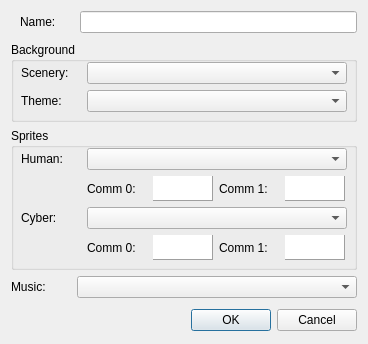
<?xml version="1.0" encoding="UTF-8"?>
<ui version="4.0">
 <class>MapSettings</class>
 <widget class="QDialog" name="MapSettings">
  <property name="geometry">
   <rect>
    <x>0</x>
    <y>0</y>
    <width>368</width>
    <height>344</height>
   </rect>
  </property>
  <property name="minimumSize">
   <size>
    <width>360</width>
    <height>0</height>
   </size>
  </property>
  <property name="windowTitle">
   <string>Dialog</string>
  </property>
  <layout class="QVBoxLayout" name="verticalLayout">
   <item>
    <widget class="QWidget" name="widget" native="true">
     <layout class="QFormLayout" name="formLayout">
      <property name="horizontalSpacing">
       <number>0</number>
      </property>
      <property name="topMargin">
       <number>0</number>
      </property>
      <property name="rightMargin">
       <number>0</number>
      </property>
      <property name="bottomMargin">
       <number>0</number>
      </property>
      <item row="0" column="0">
       <widget class="QLabel" name="lblName">
        <property name="sizePolicy">
         <sizepolicy hsizetype="Fixed" vsizetype="Preferred">
          <horstretch>0</horstretch>
          <verstretch>0</verstretch>
         </sizepolicy>
        </property>
        <property name="minimumSize">
         <size>
          <width>60</width>
          <height>0</height>
         </size>
        </property>
        <property name="maximumSize">
         <size>
          <width>60</width>
          <height>16777215</height>
         </size>
        </property>
        <property name="text">
         <string>Name:</string>
        </property>
       </widget>
      </item>
      <item row="0" column="1">
       <widget class="QLineEdit" name="name"/>
      </item>
     </layout>
    </widget>
   </item>
   <item>
    <widget class="QGroupBox" name="grpBackground">
     <property name="title">
      <string>Background</string>
     </property>
     <layout class="QFormLayout" name="formLayout_2">
      <property name="leftMargin">
       <number>7</number>
      </property>
      <property name="topMargin">
       <number>0</number>
      </property>
      <property name="rightMargin">
       <number>7</number>
      </property>
      <property name="bottomMargin">
       <number>7</number>
      </property>
      <item row="0" column="0">
       <widget class="QLabel" name="lblScenery">
        <property name="sizePolicy">
         <sizepolicy hsizetype="Fixed" vsizetype="Preferred">
          <horstretch>0</horstretch>
          <verstretch>0</verstretch>
         </sizepolicy>
        </property>
        <property name="minimumSize">
         <size>
          <width>60</width>
          <height>0</height>
         </size>
        </property>
        <property name="maximumSize">
         <size>
          <width>60</width>
          <height>16777215</height>
         </size>
        </property>
        <property name="text">
         <string>Scenery:</string>
        </property>
       </widget>
      </item>
      <item row="0" column="1">
       <widget class="QComboBox" name="scenery"/>
      </item>
      <item row="1" column="0">
       <widget class="QLabel" name="lblTheme">
        <property name="sizePolicy">
         <sizepolicy hsizetype="Fixed" vsizetype="Preferred">
          <horstretch>0</horstretch>
          <verstretch>0</verstretch>
         </sizepolicy>
        </property>
        <property name="minimumSize">
         <size>
          <width>60</width>
          <height>0</height>
         </size>
        </property>
        <property name="maximumSize">
         <size>
          <width>60</width>
          <height>16777215</height>
         </size>
        </property>
        <property name="text">
         <string>Theme:</string>
        </property>
       </widget>
      </item>
      <item row="1" column="1">
       <widget class="QComboBox" name="theme"/>
      </item>
     </layout>
    </widget>
   </item>
   <item>
    <widget class="QGroupBox" name="grpSprite">
     <property name="title">
      <string>Sprites</string>
     </property>
     <layout class="QFormLayout" name="formLayout_3">
      <property name="leftMargin">
       <number>7</number>
      </property>
      <property name="topMargin">
       <number>0</number>
      </property>
      <property name="rightMargin">
       <number>7</number>
      </property>
      <property name="bottomMargin">
       <number>7</number>
      </property>
      <item row="0" column="0">
       <widget class="QLabel" name="lblHuman">
        <property name="sizePolicy">
         <sizepolicy hsizetype="Fixed" vsizetype="Preferred">
          <horstretch>0</horstretch>
          <verstretch>0</verstretch>
         </sizepolicy>
        </property>
        <property name="minimumSize">
         <size>
          <width>60</width>
          <height>0</height>
         </size>
        </property>
        <property name="maximumSize">
         <size>
          <width>60</width>
          <height>16777215</height>
         </size>
        </property>
        <property name="text">
         <string>Human:</string>
        </property>
       </widget>
      </item>
      <item row="0" column="1">
       <widget class="QComboBox" name="human"/>
      </item>
      <item row="1" column="1">
       <widget class="QWidget" name="widget_4" native="true">
        <layout class="QHBoxLayout" name="horizontalLayout_3">
         <property name="leftMargin">
          <number>0</number>
         </property>
         <property name="topMargin">
          <number>0</number>
         </property>
         <property name="rightMargin">
          <number>0</number>
         </property>
         <property name="bottomMargin">
          <number>0</number>
         </property>
         <item>
          <widget class="QLabel" name="label_4">
           <property name="sizePolicy">
            <sizepolicy hsizetype="Fixed" vsizetype="Preferred">
             <horstretch>0</horstretch>
             <verstretch>0</verstretch>
            </sizepolicy>
           </property>
           <property name="minimumSize">
            <size>
             <width>60</width>
             <height>0</height>
            </size>
           </property>
           <property name="maximumSize">
            <size>
             <width>60</width>
             <height>16777215</height>
            </size>
           </property>
           <property name="text">
            <string>Comm 0:</string>
           </property>
          </widget>
         </item>
         <item>
          <widget class="ColorDialogButton" name="humanComm0">
           <property name="sizePolicy">
            <sizepolicy hsizetype="Fixed" vsizetype="Fixed">
             <horstretch>0</horstretch>
             <verstretch>0</verstretch>
            </sizepolicy>
           </property>
           <property name="minimumSize">
            <size>
             <width>60</width>
             <height>25</height>
            </size>
           </property>
           <property name="maximumSize">
            <size>
             <width>60</width>
             <height>25</height>
            </size>
           </property>
           <property name="frameShape">
            <enum>QFrame::Panel</enum>
           </property>
           <property name="frameShadow">
            <enum>QFrame::Raised</enum>
           </property>
          </widget>
         </item>
         <item>
          <widget class="QLabel" name="label_3">
           <property name="sizePolicy">
            <sizepolicy hsizetype="Fixed" vsizetype="Preferred">
             <horstretch>0</horstretch>
             <verstretch>0</verstretch>
            </sizepolicy>
           </property>
           <property name="minimumSize">
            <size>
             <width>60</width>
             <height>0</height>
            </size>
           </property>
           <property name="maximumSize">
            <size>
             <width>60</width>
             <height>16777215</height>
            </size>
           </property>
           <property name="text">
            <string>Comm 1:</string>
           </property>
          </widget>
         </item>
         <item>
          <widget class="ColorDialogButton" name="humanComm1">
           <property name="sizePolicy">
            <sizepolicy hsizetype="Fixed" vsizetype="Fixed">
             <horstretch>0</horstretch>
             <verstretch>0</verstretch>
            </sizepolicy>
           </property>
           <property name="minimumSize">
            <size>
             <width>60</width>
             <height>25</height>
            </size>
           </property>
           <property name="maximumSize">
            <size>
             <width>60</width>
             <height>25</height>
            </size>
           </property>
           <property name="frameShape">
            <enum>QFrame::Panel</enum>
           </property>
           <property name="frameShadow">
            <enum>QFrame::Raised</enum>
           </property>
          </widget>
         </item>
        </layout>
       </widget>
      </item>
      <item row="2" column="0">
       <widget class="QLabel" name="lblCyber">
        <property name="sizePolicy">
         <sizepolicy hsizetype="Fixed" vsizetype="Preferred">
          <horstretch>0</horstretch>
          <verstretch>0</verstretch>
         </sizepolicy>
        </property>
        <property name="minimumSize">
         <size>
          <width>60</width>
          <height>0</height>
         </size>
        </property>
        <property name="maximumSize">
         <size>
          <width>60</width>
          <height>16777215</height>
         </size>
        </property>
        <property name="text">
         <string>Cyber:</string>
        </property>
       </widget>
      </item>
      <item row="2" column="1">
       <widget class="QComboBox" name="cyber"/>
      </item>
      <item row="3" column="1">
       <widget class="QWidget" name="widget_6" native="true">
        <layout class="QHBoxLayout" name="horizontalLayout_4">
         <property name="leftMargin">
          <number>0</number>
         </property>
         <property name="topMargin">
          <number>0</number>
         </property>
         <property name="rightMargin">
          <number>0</number>
         </property>
         <property name="bottomMargin">
          <number>0</number>
         </property>
         <item>
          <widget class="QLabel" name="label_6">
           <property name="sizePolicy">
            <sizepolicy hsizetype="Fixed" vsizetype="Preferred">
             <horstretch>0</horstretch>
             <verstretch>0</verstretch>
            </sizepolicy>
           </property>
           <property name="minimumSize">
            <size>
             <width>60</width>
             <height>0</height>
            </size>
           </property>
           <property name="maximumSize">
            <size>
             <width>60</width>
             <height>16777215</height>
            </size>
           </property>
           <property name="text">
            <string>Comm 0:</string>
           </property>
          </widget>
         </item>
         <item>
          <widget class="ColorDialogButton" name="cyberComm0">
           <property name="sizePolicy">
            <sizepolicy hsizetype="Fixed" vsizetype="Fixed">
             <horstretch>0</horstretch>
             <verstretch>0</verstretch>
            </sizepolicy>
           </property>
           <property name="minimumSize">
            <size>
             <width>60</width>
             <height>25</height>
            </size>
           </property>
           <property name="maximumSize">
            <size>
             <width>60</width>
             <height>25</height>
            </size>
           </property>
           <property name="frameShape">
            <enum>QFrame::Panel</enum>
           </property>
           <property name="frameShadow">
            <enum>QFrame::Raised</enum>
           </property>
          </widget>
         </item>
         <item>
          <widget class="QLabel" name="label_7">
           <property name="sizePolicy">
            <sizepolicy hsizetype="Fixed" vsizetype="Preferred">
             <horstretch>0</horstretch>
             <verstretch>0</verstretch>
            </sizepolicy>
           </property>
           <property name="minimumSize">
            <size>
             <width>60</width>
             <height>0</height>
            </size>
           </property>
           <property name="maximumSize">
            <size>
             <width>60</width>
             <height>16777215</height>
            </size>
           </property>
           <property name="text">
            <string>Comm 1:</string>
           </property>
          </widget>
         </item>
         <item>
          <widget class="ColorDialogButton" name="cyberComm1">
           <property name="sizePolicy">
            <sizepolicy hsizetype="Fixed" vsizetype="Fixed">
             <horstretch>0</horstretch>
             <verstretch>0</verstretch>
            </sizepolicy>
           </property>
           <property name="minimumSize">
            <size>
             <width>60</width>
             <height>25</height>
            </size>
           </property>
           <property name="maximumSize">
            <size>
             <width>60</width>
             <height>25</height>
            </size>
           </property>
           <property name="frameShape">
            <enum>QFrame::Panel</enum>
           </property>
           <property name="frameShadow">
            <enum>QFrame::Raised</enum>
           </property>
          </widget>
         </item>
        </layout>
       </widget>
      </item>
     </layout>
    </widget>
   </item>
   <item>
    <widget class="QWidget" name="widget_5" native="true">
     <layout class="QFormLayout" name="formLayout_4">
      <property name="leftMargin">
       <number>0</number>
      </property>
      <property name="topMargin">
       <number>0</number>
      </property>
      <property name="rightMargin">
       <number>0</number>
      </property>
      <property name="bottomMargin">
       <number>0</number>
      </property>
      <item row="0" column="0">
       <widget class="QLabel" name="lblMusic">
        <property name="sizePolicy">
         <sizepolicy hsizetype="Fixed" vsizetype="Preferred">
          <horstretch>0</horstretch>
          <verstretch>0</verstretch>
         </sizepolicy>
        </property>
        <property name="minimumSize">
         <size>
          <width>60</width>
          <height>0</height>
         </size>
        </property>
        <property name="maximumSize">
         <size>
          <width>60</width>
          <height>16777215</height>
         </size>
        </property>
        <property name="text">
         <string>Music:</string>
        </property>
       </widget>
      </item>
      <item row="0" column="1">
       <widget class="QComboBox" name="music"/>
      </item>
     </layout>
    </widget>
   </item>
   <item alignment="Qt::AlignRight">
    <widget class="QWidget" name="wBtn" native="true">
     <layout class="QHBoxLayout" name="horizontalLayout">
      <property name="leftMargin">
       <number>0</number>
      </property>
      <property name="topMargin">
       <number>0</number>
      </property>
      <property name="rightMargin">
       <number>0</number>
      </property>
      <property name="bottomMargin">
       <number>0</number>
      </property>
      <item>
       <widget class="QPushButton" name="btnOk">
        <property name="text">
         <string>OK</string>
        </property>
        <property name="default">
         <bool>true</bool>
        </property>
       </widget>
      </item>
      <item>
       <widget class="QPushButton" name="btnCancel">
        <property name="text">
         <string>Cancel</string>
        </property>
       </widget>
      </item>
     </layout>
    </widget>
   </item>
  </layout>
 </widget>
 <customwidgets>
  <customwidget>
   <class>ColorDialogButton</class>
   <extends>QGraphicsView</extends>
   <header>color_dialog.h</header>
  </customwidget>
 </customwidgets>
 <resources/>
 <connections/>
</ui>
